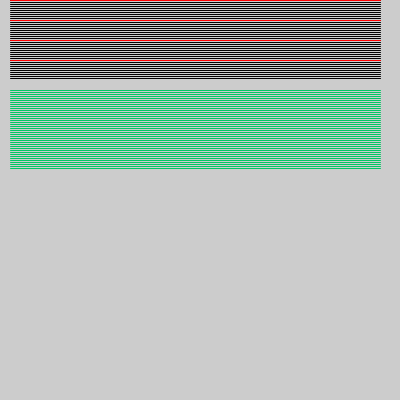
Frame 1 (no input)
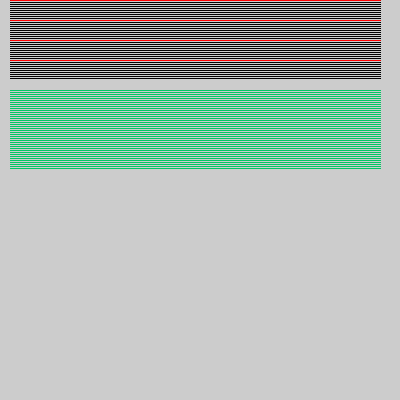
Frame 60 (the mouse pressed at the canvas centre just before this capture)
Frame 120 (the mouse held since frame 60 and released just before this capture): identical to frame 60, image omitted

The Processing sketch that drew these frames (run headless with seeded random() and noise(); from frame 60 on, the mouse is pressed at the canvas centre):

// Processing sketch: for_loop
// ── for_loop.pde
/*
Ejercico de For Loop
por Sergio Majluf
Ocubre 2017
*/

int total = 40;

void setup() {
  size(400,400);
  println("Ocurre solo una vez");
}

void draw() {
  //println("Ocurre muchas veces... infinitas");
  
  stroke(0); // NEGRO
  for(int i = 0; i < total; i++){
    // acá ocurre la magia
    line(10, i*2, 380, i*2);
    //println(i + " - " + i*2);
  }
  
  stroke(255,0,0); //ROJO
  for(int i = 0; i < total; i+=10){
    // acá ocurre la magia
    line(10, i*2, 380, i*2);
    //println(i + " - " + i*2);
  }
  
  // Cómo generar margen, o espaciado...
  stroke(0,200,100); //VERDE
  for(int i = 0; i < total; i++){
    line(10, 90+(i*2), 380, 90+(i*2));
    //line(10, 90+(i*5), 380, 90+(i*5));
  }
}
